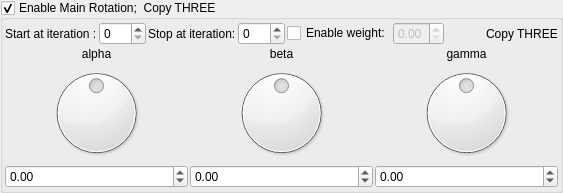
    <widget class="MyGroupBox" name="groupCheck_transform_main_rotation3_enabled">
     <property name="title">
      <string>Enable Main Rotation;  Copy THREE</string>
     </property>
     <property name="checkable">
      <bool>true</bool>
     </property>
     <layout class="QVBoxLayout" name="verticalLayout_17" stretch="0,0">
      <property name="spacing">
       <number>2</number>
      </property>
      <property name="leftMargin">
       <number>2</number>
      </property>
      <property name="topMargin">
       <number>2</number>
      </property>
      <property name="rightMargin">
       <number>2</number>
      </property>
      <property name="bottomMargin">
       <number>2</number>
      </property>
      <item>
       <layout class="QGridLayout" name="gridLayout_23">
        <item row="0" column="4">
         <widget class="QCheckBox" name="checkBox_transform_main_rotation3_weight_enabled">
          <property name="text">
           <string>Enable weight:</string>
          </property>
         </widget>
        </item>
        <item row="0" column="2">
         <widget class="QLabel" name="label_33">
          <property name="text">
           <string>Stop at iteration:</string>
          </property>
         </widget>
        </item>
        <item row="0" column="7">
         <widget class="QLabel" name="label_112">
          <property name="text">
           <string>Copy THREE</string>
          </property>
         </widget>
        </item>
        <item row="0" column="5">
         <widget class="MyDoubleSpinBox" name="spinbox_transform_main_rotation3_weight">
          <property name="enabled">
           <bool>false</bool>
          </property>
          <property name="sizePolicy">
           <sizepolicy hsizetype="Minimum" vsizetype="Maximum">
            <horstretch>0</horstretch>
            <verstretch>0</verstretch>
           </sizepolicy>
          </property>
          <property name="decimals">
           <number>2</number>
          </property>
          <property name="minimum">
           <double>0.000000000000000</double>
          </property>
          <property name="maximum">
           <double>1.000000000000000</double>
          </property>
          <property name="singleStep">
           <double>0.100000000000000</double>
          </property>
         </widget>
        </item>
        <item row="0" column="0">
         <widget class="QLabel" name="label_32">
          <property name="text">
           <string>Start at iteration :</string>
          </property>
         </widget>
        </item>
        <item row="0" column="3">
         <widget class="MySpinBox" name="spinboxInt_transform_main_rotation3_stop_iterations">
          <property name="sizePolicy">
           <sizepolicy hsizetype="Minimum" vsizetype="Maximum">
            <horstretch>0</horstretch>
            <verstretch>0</verstretch>
           </sizepolicy>
          </property>
          <property name="maximum">
           <number>250</number>
          </property>
         </widget>
        </item>
        <item row="0" column="1">
         <widget class="MySpinBox" name="spinboxInt_transform_main_rotation3_start_iterations">
          <property name="sizePolicy">
           <sizepolicy hsizetype="Minimum" vsizetype="Maximum">
            <horstretch>0</horstretch>
            <verstretch>0</verstretch>
           </sizepolicy>
          </property>
          <property name="maximum">
           <number>250</number>
          </property>
         </widget>
        </item>
        <item row="0" column="6">
         <spacer name="horizontalSpacer_12">
          <property name="orientation">
           <enum>Qt::Horizontal</enum>
          </property>
          <property name="sizeHint" stdset="0">
           <size>
            <width>40</width>
            <height>20</height>
           </size>
          </property>
         </spacer>
        </item>
       </layout>
      </item>
      <item>
       <layout class="QGridLayout" name="gridLayout_24">
        <property name="spacing">
         <number>2</number>
        </property>
        <item row="0" column="2">
         <widget class="QLabel" name="label_56">
          <property name="text">
           <string>gamma</string>
          </property>
          <property name="alignment">
           <set>Qt::AlignCenter</set>
          </property>
         </widget>
        </item>
        <item row="0" column="1">
         <widget class="QLabel" name="label_57">
          <property name="text">
           <string>beta</string>
          </property>
          <property name="alignment">
           <set>Qt::AlignCenter</set>
          </property>
         </widget>
        </item>
        <item row="0" column="0">
         <widget class="QLabel" name="label_58">
          <property name="text">
           <string>alpha</string>
          </property>
          <property name="alignment">
           <set>Qt::AlignCenter</set>
          </property>
         </widget>
        </item>
        <item row="1" column="1">
         <widget class="QDial" name="dial3_transform_main_rotation3_y">
          <property name="minimum">
           <number>-18000</number>
          </property>
          <property name="maximum">
           <number>18000</number>
          </property>
          <property name="wrapping">
           <bool>true</bool>
          </property>
         </widget>
        </item>
        <item row="1" column="2">
         <widget class="QDial" name="dial3_transform_main_rotation3_z">
          <property name="minimum">
           <number>-18000</number>
          </property>
          <property name="maximum">
           <number>18000</number>
          </property>
          <property name="wrapping">
           <bool>true</bool>
          </property>
         </widget>
        </item>
        <item row="2" column="0">
         <widget class="MyDoubleSpinBox" name="spinboxd3_transform_main_rotation3_x">
          <property name="sizePolicy">
           <sizepolicy hsizetype="Minimum" vsizetype="Maximum">
            <horstretch>0</horstretch>
            <verstretch>0</verstretch>
           </sizepolicy>
          </property>
          <property name="prefix">
           <string/>
          </property>
          <property name="suffix">
           <string/>
          </property>
          <property name="decimals">
           <number>2</number>
          </property>
          <property name="minimum">
           <double>-180.000000000000000</double>
          </property>
          <property name="maximum">
           <double>180.000000000000000</double>
          </property>
          <property name="singleStep">
           <double>1.000000000000000</double>
          </property>
         </widget>
        </item>
        <item row="1" column="0">
         <widget class="QDial" name="dial3_transform_main_rotation3_x">
          <property name="minimum">
           <number>-18000</number>
          </property>
          <property name="maximum">
           <number>18000</number>
          </property>
          <property name="wrapping">
           <bool>true</bool>
          </property>
         </widget>
        </item>
        <item row="2" column="2">
         <widget class="MyDoubleSpinBox" name="spinboxd3_transform_main_rotation3_z">
          <property name="sizePolicy">
           <sizepolicy hsizetype="Minimum" vsizetype="Maximum">
            <horstretch>0</horstretch>
            <verstretch>0</verstretch>
           </sizepolicy>
          </property>
          <property name="prefix">
           <string/>
          </property>
          <property name="suffix">
           <string/>
          </property>
          <property name="decimals">
           <number>2</number>
          </property>
          <property name="minimum">
           <double>-180.000000000000000</double>
          </property>
          <property name="maximum">
           <double>180.000000000000000</double>
          </property>
          <property name="singleStep">
           <double>1.000000000000000</double>
          </property>
         </widget>
        </item>
        <item row="2" column="1">
         <widget class="MyDoubleSpinBox" name="spinboxd3_transform_main_rotation3_y">
          <property name="sizePolicy">
           <sizepolicy hsizetype="Minimum" vsizetype="Maximum">
            <horstretch>0</horstretch>
            <verstretch>0</verstretch>
           </sizepolicy>
          </property>
          <property name="prefix">
           <string/>
          </property>
          <property name="suffix">
           <string/>
          </property>
          <property name="decimals">
           <number>2</number>
          </property>
          <property name="minimum">
           <double>-180.000000000000000</double>
          </property>
          <property name="maximum">
           <double>180.000000000000000</double>
          </property>
          <property name="singleStep">
           <double>1.000000000000000</double>
          </property>
         </widget>
        </item>
       </layout>
      </item>
     </layout>
    </widget>
